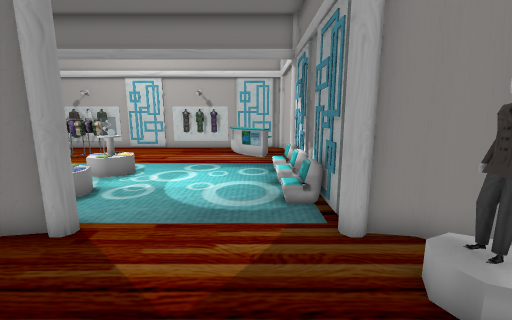
View 1 (above)

12 first-person views from a walk through a 3-D level made in the Unity game engine. The camera is 1.2 m above the floor, tilts 10° down and sees 90° across. The floor is counted in squares, 0.5 m on a side. Each view is taken from the middle of a square. On the plan, view 1 faces up. The plan holds only what a view shows up to about 17 squares ahead; the rest is blank. The player is left out. Some animated figures are left out.

View 2
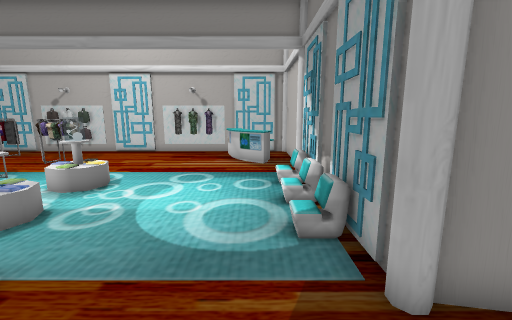

View 3
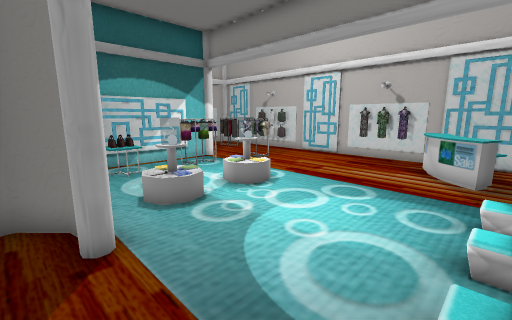

View 4
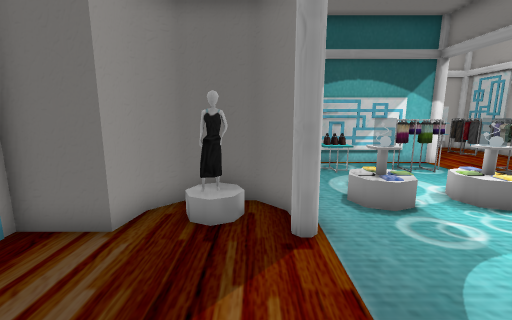

View 5
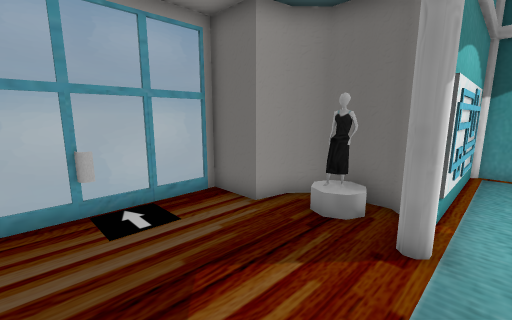

View 6
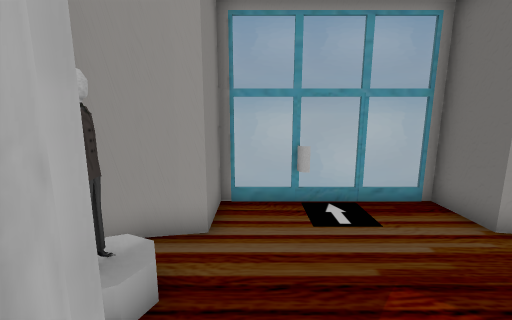

View 7
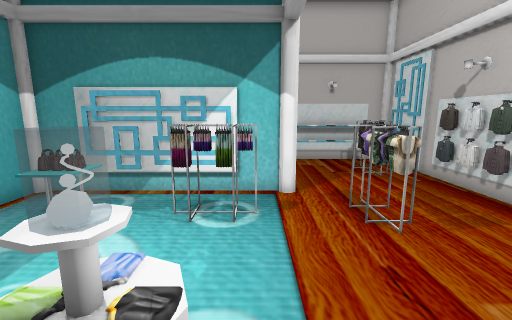

View 8
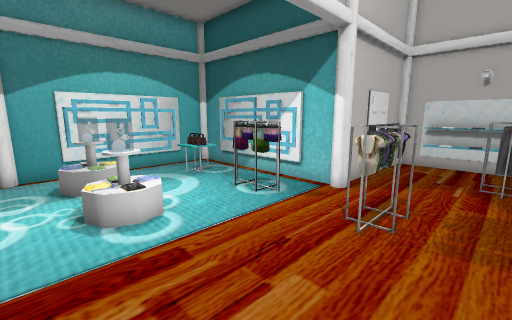

View 9
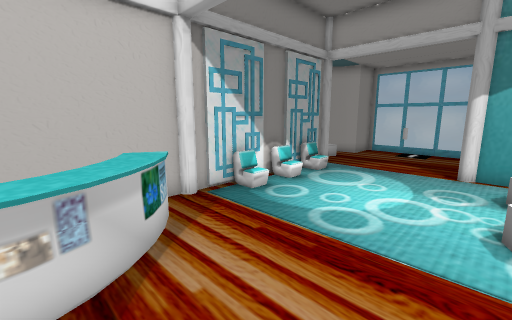

View 10
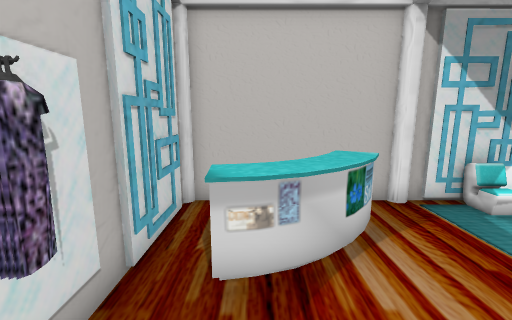

View 11
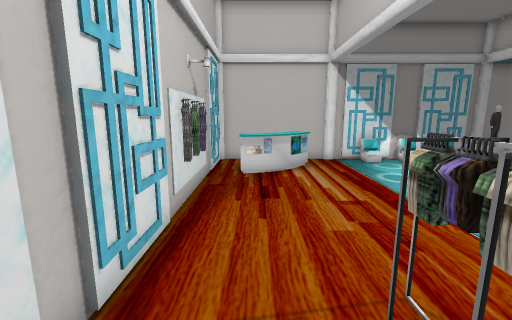

View 12
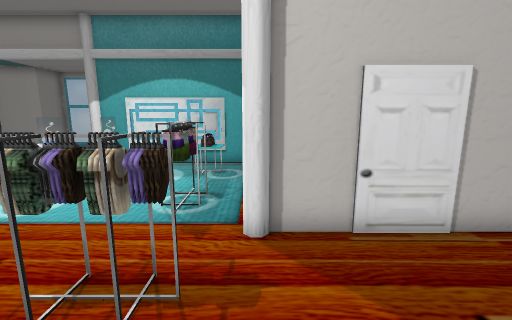

### Floor plan
Key: @ floor where view 1 was taken; # wall or solid block; x gap in a wall; . floor; = window, fence, low wall or low ledge; ^ raised ledge; O other object.
Columns run from 18 left of view 1 to 4 right of it. Each row starts with its distance up from view 1.
 19 #####################
 18 #   .............^..#
 17 # ###...........^^ .#
 16 # .==...# .......^^=#
 15 #=......##........^=#
 14 #.......##........=.#
 13 #######.............#
 12       #.#...........#
 11       #=#=..O......O#
 10       #.#=..O.......#
  9       #............O#
  8       #.^...O.......#
  7       #.x=..O......O#
  6       #.............#
  5       #########.....###
  4             #.........#
  3             ##.......##
  2             #.........#
  1             ###.....###
  0               #...@.#
 -1               #===#=#

Where each view was taken, in squares from view 1:
view 1: 0 up, 0 right, facing up
view 2: 2 up, 0 right, facing up
view 3: 4 up, 1 right, facing up-left
view 4: 4 up, 1 right, facing left
view 5: 6 up, 1 right, facing down-left
view 6: 6 up, 1 right, facing down
view 7: 12 up, 4 left, facing left
view 8: 17 up, 4 left, facing down-left
view 9: 17 up, 5 left, facing down-right
view 10: 17 up, 5 left, facing right
view 11: 17 up, 12 left, facing right
view 12: 18 up, 12 left, facing down
